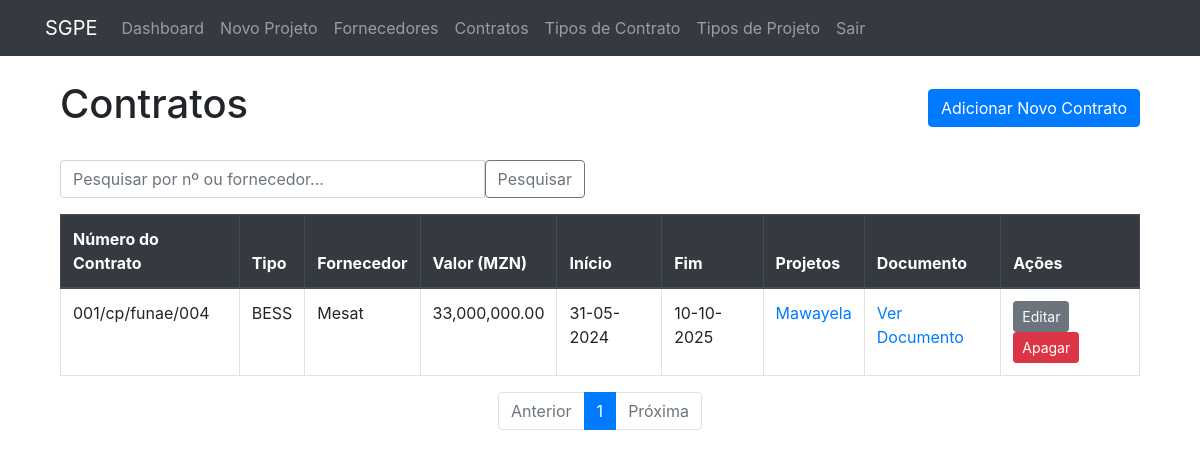
/contracts (signed in), run on the app's committed database.
### sgpe/models.py (models this page shows, shortened)
class Contract(db.Model):
    id = db.Column(db.Integer, primary_key=True)
    contract_number = db.Column(db.String(50), unique=True, nullable=False)
    contract_type_id = db.Column(db.Integer, db.ForeignKey('contract_type.id'), nullable=False)
    contract_value = db.Column(db.Float, nullable=False)
    start_date = db.Column(db.DateTime, nullable=True)
    end_date = db.Column(db.DateTime, nullable=True)
    supplier_id = db.Column(db.Integer, db.ForeignKey('supplier.id'), nullable=False)
    document_filename = db.Column(db.String(200), nullable=True) # Campo para o nome do ficheiro
    projects = db.relationship(
        'Project',
        secondary=contract_projects,
        back_populates='contracts'
    )

class ContractType(db.Model):
    id = db.Column(db.Integer, primary_key=True)
    name = db.Column(db.String(100), unique=True, nullable=False)
    description = db.Column(db.Text, nullable=True)
    contracts = db.relationship('Contract', backref='contract_type_info', lazy=True)

class Supplier(db.Model):
    id = db.Column(db.Integer, primary_key=True)
    name = db.Column(db.String(100), unique=True, nullable=False)
    contact_person = db.Column(db.String(100), nullable=True)
    email = db.Column(db.String(120), unique=True, nullable=True)
    phone = db.Column(db.String(20), nullable=True)
    contracts = db.relationship('Contract', backref='supplier_info', lazy=True)

class Project(db.Model):
    id = db.Column(db.Integer, primary_key=True)
    name = db.Column(db.String(100), nullable=False)
    description = db.Column(db.Text, nullable=True)
    project_type_id = db.Column(db.Integer, db.ForeignKey('project_type.id'), nullable=False)
    location_province = db.Column(db.String(50), nullable=False)
    location_district = db.Column(db.String(50), nullable=False)
    location_admin_post = db.Column(db.String(50), nullable=False)
    date_posted = db.Column(db.DateTime, nullable=False, default=datetime.utcnow)
    user_id = db.Column(db.Integer, db.ForeignKey('user.id'), nullable=False)
    contracts = db.relationship(
        'Contract',
        secondary=contract_projects,
        back_populates='projects'
    )

### sgpe/main/routes.py (the view)
@main.route('/contracts')
@login_required
def contracts():
    page = request.args.get('page', 1, type=int)
    search_query = request.args.get('search', '')
    query = Contract.query
    if search_query:
        query = query.join(Supplier).filter(
            (Contract.contract_number.ilike(f'%{search_query}%')) |
            (Supplier.name.ilike(f'%{search_query}%'))
        )
    contracts = query.order_by(Contract.start_date.desc()).paginate(page=page, per_page=10)
    return render_template('contracts.html', title='Contratos', contracts=contracts, search_query=search_query)

### sgpe/__init__.py (called while the page is built)
def create_app(config_name):
    app = Flask(__name__, template_folder='../templates', static_folder='../static')
    app.config.from_object(config[config_name])
    config[config_name].init_app(app)
    db.init_app(app)
    bcrypt.init_app(app)
    login_manager.init_app(app)
    from sgpe.models import User
    @login_manager.user_loader
    def load_user(user_id):
        return User.query.get(int(user_id))
    from sgpe.main.routes import main
    app.register_blueprint(main)
    return app

### templates/contracts.html (shortened to what this page needs)
{% extends "layout.html" %}
{% block content %}
    <div class="container">
        <div class="d-flex justify-content-between align-items-center mb-4">
            <h1>Contratos</h1>
            <a href="{{ url_for('main.add_contract') }}" class="btn btn-primary">Adicionar Novo Contrato</a>
        </div>
        <div class="row mb-3">
            <div class="col-md-6">
                <form method="GET" action="{{ url_for('main.contracts') }}">
                    <div class="input-group">
                        <input type="text" name="search" class="form-control" placeholder="Pesquisar por nº ou fornecedor..." value="{{ search_query or '' }}">
                        <button class="btn btn-outline-secondary" type="submit">Pesquisar</button>
                    </div>
                </form>
            </div>
        </div>
        <div class="table-responsive">
            <table class="table table-hover table-bordered">
                <thead class="thead-dark">
                    <tr>
                        <th scope="col">Número do Contrato</th>
                        <th scope="col">Tipo</th>
                        <th scope="col">Fornecedor</th>
                        <th scope="col">Valor (MZN)</th>
                        <th scope="col">Início</th>
                        <th scope="col">Fim</th>
                        <th scope="col">Projetos</th>
                        <th scope="col">Documento</th>
                        <th scope="col">Ações</th>
                    </tr>
                </thead>
                <tbody>
                    {% for contract in contracts.items %}
                        <tr>
                            <td>{{ contract.contract_number }}</td>
                            <td>{{ contract.contract_type_info.name }}</td>
                            <td>{{ contract.supplier_info.name }}</td>
                            <td>{{ "{:,.2f}".format(contract.contract_value) }}</td>
                            <td>{{ contract.start_date.strftime('%d-%m-%Y') if contract.start_date }}</td>
                            <td>{{ contract.end_date.strftime('%d-%m-%Y') if contract.end_date }}</td>
                            <td>
                                {% for project in contract.projects %}
                                    <a href="{{ url_for('main.project', project_id=project.id) }}">{{ project.name }}</a>{% if not loop.last %}, {% endif %}
                                {% else %}
                                    Nenhum
                                {% endfor %}
                            </td>
                            <td>
                                {% if contract.document_filename %}
                                    <a href="{{ url_for('main.download_document', filename=contract.document_filename) }}" target="_blank">Ver Documento</a>
                                {% else %}
                                    N/A
                                {% endif %}
                            </td>
                            <td>
                                <a href="{{ url_for('main.update_contract', contract_id=contract.id) }}" class="btn btn-sm btn-secondary">Editar</a>
                                <button type="button" class="btn btn-danger btn-sm" data-bs-toggle="modal" data-bs-target="#deleteModal{{ contract.id }}">
                                    Apagar
                                </button>
                            </td>
                        </tr>
                    {% else %}
                        <tr>
                            <td colspan="9" class="text-center">Nenhum contrato encontrado.</td>
                        </tr>
                    {% endfor %}
                </tbody>
            </table>
        </div>
        <nav aria-label="Paginação de Contratos">
            <ul class="pagination justify-content-center">
                {% if contracts.has_prev %}
                    <li class="page-item"><a class="page-link" href="{{ url_for('main.contracts', page=contracts.prev_num, search=search_query) }}">Anterior</a></li>
                {% else %}
                    <li class="page-item disabled"><span class="page-link">Anterior</span></li>
                {% endif %}
                {% for page_num in contracts.iter_pages(left_edge=1, right_edge=1, left_current=1, right_current=2) %}
                    {% if page_num %}
                        {% if contracts.page == page_num %}
                            <li class="page-item active"><span class="page-link">{{ page_num }}</span></li>
                        {% else %}
                            <li class="page-item"><a class="page-link" href="{{ url_for('main.contracts', page=page_num, search=search_query) }}">{{ page_num }}</a></li>
                        {% endif %}
                    {% else %}
                        <li class="page-item disabled"><span class="page-link">...</span></li>
                    {% endif %}
                {% endfor %}
                {% if contracts.has_next %}
                    <li class="page-item"><a class="page-link" href="{{ url_for('main.contracts', page=contracts.next_num, search=search_query) }}">Próxima</a></li>
                {% else %}
                    <li class="page-item disabled"><span class="page-link">Próxima</span></li>
                {% endif %}
            </ul>
        </nav>
    </div>
{% endblock content %}

### templates/layout.html (style rules this page uses)
body { padding-top: 56px; }

### data on the page
Contract: contract_number "001/cp/funae/004", contract_type_info.name "BESS", supplier_info.name "Mesat", contract_value "33,000,000.00", start_date "31-05-2024", end_date "10-10-2025"
Project: name "Mawayela"

### other printed values
{{ page_num }} "1"
